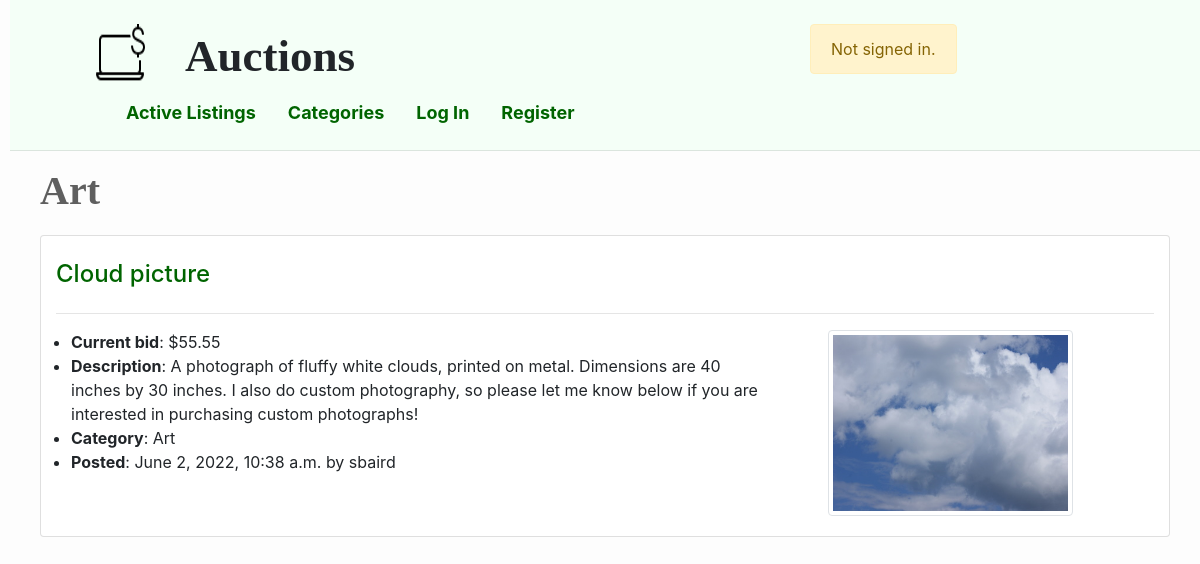
The app's page /categories/Art with its own data.
### auctions/models.py (models this page shows, shortened)
class Listing(models.Model):
    title = models.CharField(max_length=80)
    description = models.TextField(max_length=1000)
    start_price = models.DecimalField(max_digits=MAX_PRICE_DIGITS,
        validators=[MaxValueValidator(MAX_PRICE), MinValueValidator(0)],
        decimal_places=2, null=True, verbose_name="Start price (USD):")
    current_bid = models.OneToOneField('Bid', null=True,
        on_delete=models.CASCADE, related_name="top_bid")
    image = models.ImageField(upload_to="images", blank=True, verbose_name="Image (optional)")
    category = models.CharField(
        choices=Category.choices, max_length=50, blank=True, verbose_name="Category (optional)")
    is_active = models.BooleanField(default=True)
    poster = models.ForeignKey(
        User, on_delete=models.CASCADE, related_name="postings", null=True)
    datetime = models.DateTimeField(auto_now_add=True, null=True)
    comments = models.ManyToManyField(
        'Comment', blank=True, related_name="comment_listing")

class Bid(models.Model):
    listing = models.ForeignKey(Listing, on_delete=models.CASCADE, null=True)
    bid = models.DecimalField(max_digits=MAX_PRICE_DIGITS,
        validators=[MaxValueValidator(MAX_PRICE), MinValueValidator(0)],
        decimal_places=2, verbose_name='Bid: $', null=True)
    bidder = models.ForeignKey(User, on_delete=models.CASCADE, null=True)
    datetime = models.DateTimeField(auto_now_add=True, null=True)

class User(AbstractUser):
    watchlist = models.ManyToManyField('Listing', blank=True,
        related_name="watchlisters")
    bids = models.ManyToManyField('Bid', blank=True, related_name="bidders")

### auctions/views.py (the view)
# urls.py: path("categories/<str:category>", views.category_view, name="category"),
def category_view(request, category):
    listings = Listing.objects.filter(category=category, is_active=True)
    return render(request, "auctions/index.html", {
        "listings": listings,
        "title": category,
        "empty_message": "No items in category."
    })

### auctions/templates/auctions/index.html
{% extends "auctions/layout.html" %}
{% block body %}
  <h2>{{ title }}</h2>
  {% block listings %}
    {% for listing in listings %}
      <div class="container card mt-3">
        <br>
        <h4><a href="{% url 'listing' listing.id %}">{{ listing.title }}</a></h4>
        <hr>
        <div class="container">
          <div class="row">
            <ul class="col-8">
              {% if listing.current_bid %}
                <li><b>Current bid</b>: ${{ listing.current_bid.bid }}</li>
              {% else %}
                <li><b>Starting price</b>: ${{ listing.start_price }} - no bids yet</li>
              {% endif %}
              <li><b>Description</b>: {{ listing.description }}</li>
              {% if listing.category %}
                <li><b>Category</b>: {{listing.category }}</li>
              {% endif %}
              <li><b>Posted</b>: {{ listing.datetime }} by {{ listing.poster }}</li>
            </ul>
            <div class="listing-image col-lg-3">
              {% if listing.image %}
                <img src="{{ listing.image.url }}" alt="{{ listing.title }}" class="img-thumbnail">
              {% endif %}
            </div>
          </div>
        </div>
      </div>
    {% empty %}
      <p>{{ empty_message }}</p>
    {% endfor %}
  {% endblock %}
{% endblock %}

### auctions/static/auctions/styles.css (style rules this page uses)
body { padding-left: 10px; background-color: rgb(253, 253, 253); }
a { color: darkgreen; }
h2 { font-family:'Playfair', 'Didot', 'Georgia', serif; font-weight: bold; font-size: 40px; color: rgb(95, 95, 95); margin-bottom: 20px; }
.listing-image { margin-bottom: 20px; margin-left: 25px; }

### records on screen
Listing: category "Art", title "Cloud picture", current_bid.bid "55.55", description "A photograph of fluffy white clouds, printed on metal. Dimensions are 40 inches by 30 inches. I also do custom photography, so please let me know below if you are interested in purchasing custom photographs!", datetime "June 2, 2022, 10:38 a.m.", poster "sbaird", image (picture)
